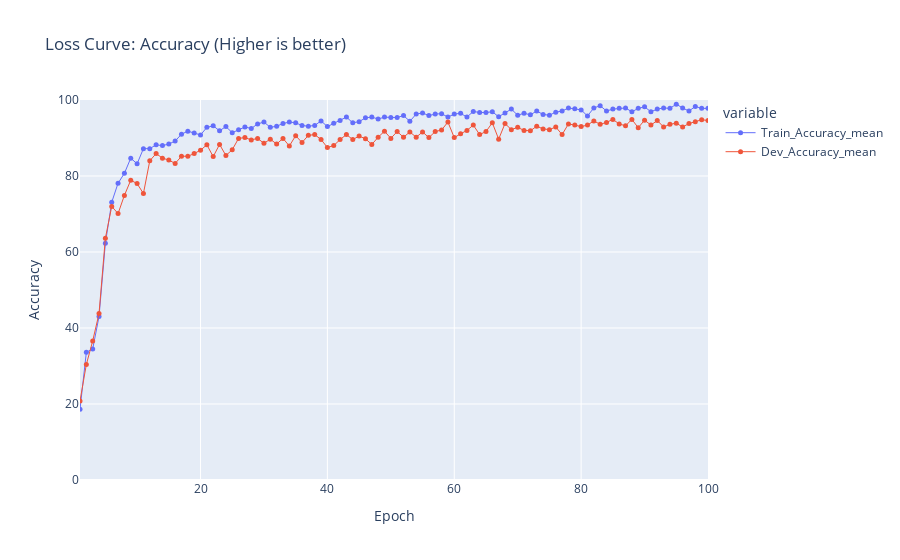

Write notebook code for a chart like this one.
### Code cell
def plot_summary(df, percentage=True):
	x = df.columns[0]
	y = df.columns[1:]

	if percentage:
		df[y] *= 100

	fig = px.line(
		data_frame=df,
		x=x,
		y=y,
		title="Loss Curve: Accuracy (Higher is better)",
		range_x=[df[x].values.min(), df[x].values.max()],
		range_y=[0, 100 if percentage else 1], # df[y].values.min() * 0.95
		markers=True,
	)
	fig.update_layout(xaxis_title="Epoch", yaxis_title="Accuracy")
	fig.update_traces(
		patch={
			"marker": {"size": 5},
			"line": {
				"width": 1,
				# "dash": "dot"
			},
		}
	)

	fig.show()

plot_summary(summary)

### Figure 1 — Plotly figure (JSON) as saved in the notebook; plotly's stock layout.template omitted (floating-point values rounded to 4 significant figures)
{"data": [{"hovertemplate": "variable=Train_Accuracy_mean<br>Epoch=%{x}<br>value=%{y}<extra></extra>", "legendgroup": "Train_Accuracy_mean", "line": {"color": "#636efa", "dash": "solid", "width": 1}, "marker": {"size": 5, "symbol": "circle"}, "mode": "lines+markers", "name": "Train_Accuracy_mean", "orientation": "v", "showlegend": true, "type": "scatter", "x": [1, 2, 3, 4, 5, 6, 7, 8, 9, 10, 11, 12, 13, 14, 15, 16, 17, 18, 19, 20, 21, 22, 23, 24, 25, 26, 27, 28, 29, 30, 31, 32, 33, 34, 35, 36, 37, 38, 39, 40, 41, 42, 43, 44, 45, 46, 47, 48, 49, 50, 51, 52, 53, 54, 55, 56, 57, 58, 59, 60, 61, 62, 63, 64, 65, 66, 67, 68, 69, 70, 71, 72, 73, 74, 75, 76, 77, 78, 79, 80, 81, 82, 83, 84, 85, 86, 87, 88, 89, 90, 91, 92, 93, 94, 95, 96, 97, 98, 99, 100], "xaxis": "x", "y": [18.6, 33.6, 34.5, 43, 62.3, 73.1, 78.1, 80.7, 84.7, 83.2, 87.2, 87.2, 88.2, 88, 88.4, 89.2, 91, 91.8, 91.3, 90.8, 92.8, 93.2, 91.9, 93, 91.4, 92.2, 92.9, 92.5, 93.7, 94.2, 92.8, 93.1, 93.8, 94.2, 94, 93.3, 93.1, 93.3, 94.5, 93, 93.9, 94.6, 95.5, 94, 94.3, 95.3, 95.5, 95, 95.5, 95.4, 95.4, 95.9, 94.4, 96.3, 96.6, 95.9, 96.3, 96.4, 95.5, 96.3, 96.5, 95.5, 97, 96.7, 96.7, 96.9, 95.6, 96.6, 97.6, 96, 96.5, 96.1, 97.1, 96.2, 96, 96.8, 97.1, 97.9, 97.7, 97.4, 95.8, 97.9, 98.5, 97.1, 97.6, 97.8, 97.9, 96.9, 97.8, 98.2, 96.9, 97.6, 97.9, 97.8, 98.9, 97.9, 97.1, 98.3, 97.8, 97.8], "yaxis": "y"}, {"hovertemplate": "variable=Dev_Accuracy_mean<br>Epoch=%{x}<br>value=%{y}<extra></extra>", "legendgroup": "Dev_Accuracy_mean", "line": {"color": "#EF553B", "dash": "solid", "width": 1}, "marker": {"size": 5, "symbol": "circle"}, "mode": "lines+markers", "name": "Dev_Accuracy_mean", "orientation": "v", "showlegend": true, "type": "scatter", "x": [1, 2, 3, 4, 5, 6, 7, 8, 9, 10, 11, 12, 13, 14, 15, 16, 17, 18, 19, 20, 21, 22, 23, 24, 25, 26, 27, 28, 29, 30, 31, 32, 33, 34, 35, 36, 37, 38, 39, 40, 41, 42, 43, 44, 45, 46, 47, 48, 49, 50, 51, 52, 53, 54, 55, 56, 57, 58, 59, 60, 61, 62, 63, 64, 65, 66, 67, 68, 69, 70, 71, 72, 73, 74, 75, 76, 77, 78, 79, 80, 81, 82, 83, 84, 85, 86, 87, 88, 89, 90, 91, 92, 93, 94, 95, 96, 97, 98, 99, 100], "xaxis": "x", "y": [20.8, 30.4, 36.6, 43.8, 63.6, 72, 70.1, 74.9, 78.9, 78, 75.4, 84, 85.9, 84.7, 84.2, 83.3, 85.2, 85.2, 85.9, 86.8, 88.2, 85.1, 88.3, 85.4, 86.9, 89.9, 90.1, 89.5, 89.9, 88.6, 89.7, 88.4, 89.9, 87.9, 90.6, 88.8, 90.7, 90.9, 89.6, 87.5, 88, 89.6, 90.9, 89.6, 90.5, 89.8, 88.3, 90.2, 91.8, 89.9, 91.7, 90.2, 91.6, 90.2, 91.6, 90.1, 91.7, 92.1, 94.2, 90.1, 91.1, 92, 93.4, 90.9, 91.7, 94, 89.7, 93.8, 92.2, 92.8, 92, 91.9, 93.1, 92.4, 92.2, 92.9, 90.9, 93.7, 93.4, 93, 93.4, 94.5, 93.6, 94.1, 94.9, 93.7, 93.2, 94.9, 92.7, 94.7, 93.4, 94.6, 92.9, 93.6, 93.9, 92.9, 93.8, 94.3, 94.8, 94.6], "yaxis": "y"}], "layout": {"legend": {"title": {"text": "variable"}, "tracegroupgap": 0}, "title": {"text": "Loss Curve: Accuracy (Higher is better)"}, "xaxis": {"anchor": "y", "domain": [0, 1], "range": [1, 100], "title": {"text": "Epoch"}}, "yaxis": {"anchor": "x", "domain": [0, 1], "range": [0, 100], "title": {"text": "Accuracy"}}}}
